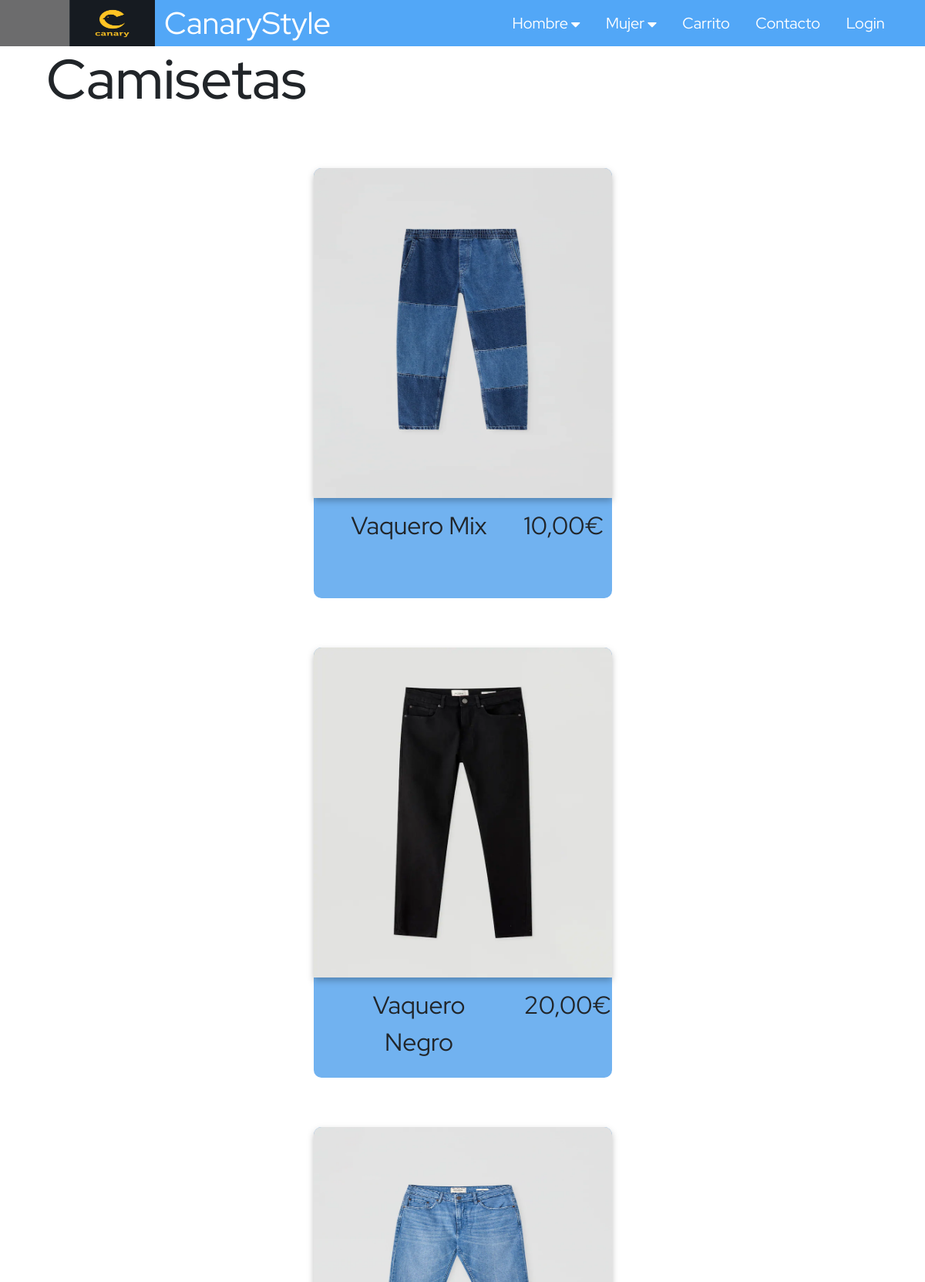
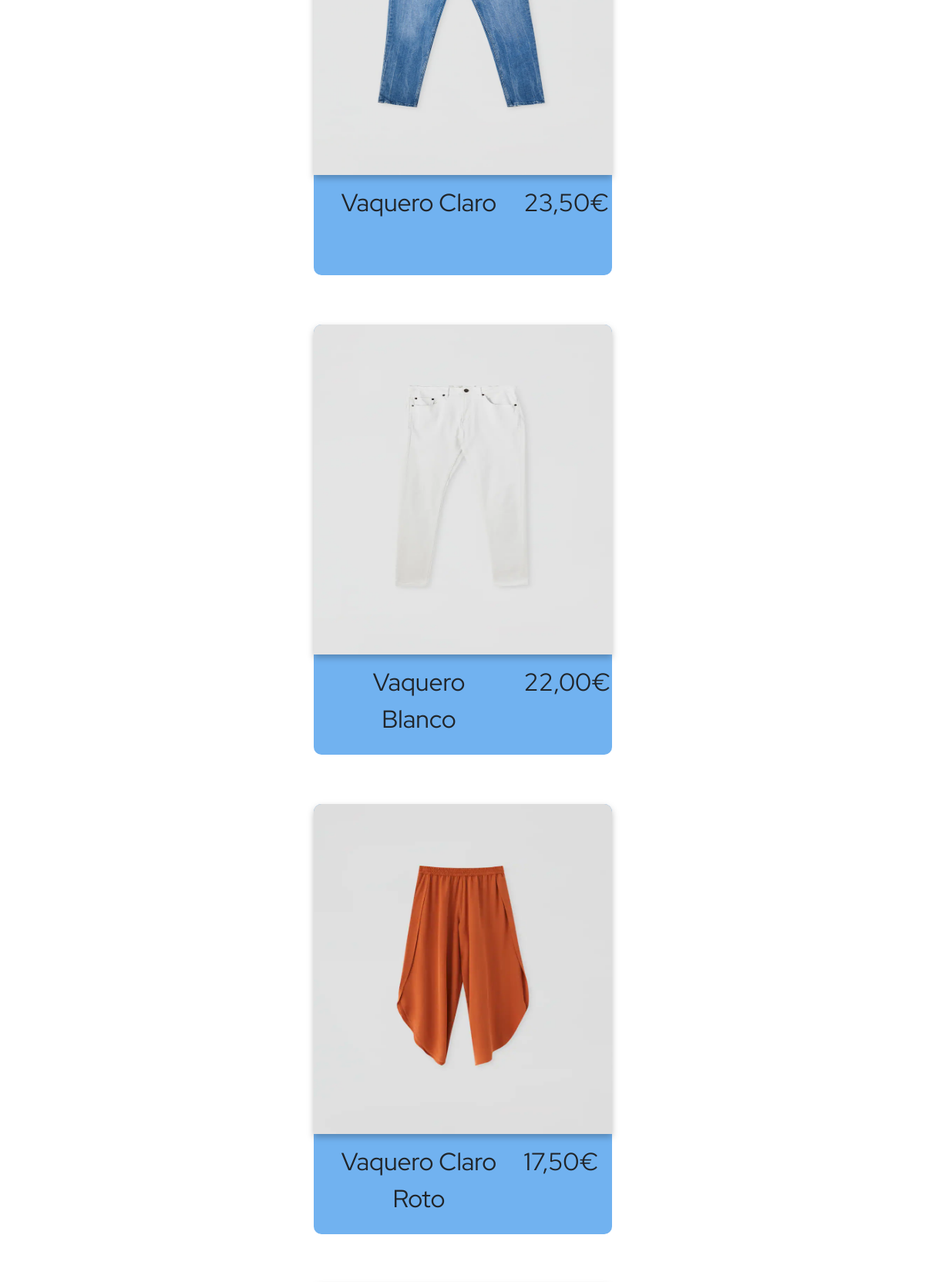
/pantalonesHombre.php (upper part), run on the app's committed database (2 pictures, top to bottom).
### tables this page shows
CREATE TABLE "articulos" (
	"id"	INTEGER,
	"nombre"	NVARCHAR(200) DEFAULT '',
	"precio"	NVARCHAR(200) DEFAULT '',
	"tipo"	INTEGER,
	"imagen"	BLOB,
	PRIMARY KEY("id")
);

### data-access.class.php (called while the page is built, shortened)
<?php
class DB{
    private static $connection=null;
    public static function get(){
        if(self::$connection === null){
            self::$connection = new PDO('sqlite:basedatos.db');
            self::$connection->exec('PRAGMA foreign_keys = ON;');
            self::$connection->exec('PRAGMA encoding="UTF-8";');
            self::$connection->setAttribute(PDO::ATTR_ERRMODE, PDO::ERRMODE_EXCEPTION);
        }
        return self::$connection;
    }
    public static function execute_sql($sql,$parms=null){
        try {
            $db = self::get();
            $ints= $db->prepare ( $sql );
            if ($ints->execute($parms)) {
                return $ints;
            }
        }
        catch (PDOException $e) {
            echo '<h3>Error en al DB: ' . $e->getMessage() . '</h3>';
        }
        return false;
    }
}

### pantalonesHombre.php (the view, shortened to what this page needs)
<?php
include_once 'presentation.class.php';
include_once 'data-access.class.php';
echo '
<html lang="en">
<head>
    <meta charset="UTF-8">
    <link rel="stylesheet" href="https://stackpath.bootstrapcdn.com/bootstrap/4.3.1/css/bootstrap.min.css">
    <link href="https://fonts.googleapis.com/css2?family=Red+Hat+Display&display=swap" rel="stylesheet">
    <link rel="stylesheet" href="style.css">
    <link rel="stylesheet" href="https://cdnjs.cloudflare.com/ajax/libs/font-awesome/4.7.0/css/font-awesome.min.css">
    <script src="script.js"></script>
    <script src="https://ajax.googleapis.com/ajax/libs/jquery/3.5.1/jquery.min.js"></script>
    <title>CanaryStyle | HOME</title>
</head>
<body>';
$datos = DB::execute_sql('SELECT * FROM articulos WHERE tipo=2');
    echo '<h1 class="camisetastitulo">Camisetas</h1>
        <div class="center-camisetas">
            <div class="camisetas">';
        $count = 1;
        foreach($datos as $camisetashombre){
            echo '<div class="row">
                <div class="col">
                    <div class="main-camiseta" >';
                        echo "<img  src='images/FotosHombres/Pantalones/pantalon{$count}.jpg' alt='camisetas-img1' /> ";
                        echo ' <div class="row marginsetup">
                            <div class="col-8">';
                            echo "<p class='camiseta-title camiseta-text'>{$camisetashombre['nombre']}</p>";
                            echo '</div>
                            <div class="col-4">';
                                echo "<p class='camiseta-price camiseta-text'>{$camisetashombre['precio']}€</p>";
                                echo '
                            </div>
                        </div>
                    </div>
                </div>
            </div>';
            $count++;
        }
        echo'
        </div>
        </div>
    </footer>
    <script>
        var interval;
        var fila = 3;
        function myFunction(x) {
            if (x.matches) { // If media query matches
                fila = 1
                //cargarCatalogo(1,fila)
            } else {
                fila = 2
                getDatos(2,fila)
                //cargarCatalogo(1,fila)
            }
            getDatos(2,fila)
            interval = setInterval(getDatos, 10000, 1,fila)
        }
        function myFunctionY(y) {
            if (y.matches) { // If media query matches
                fila = 0
                //cargarCatalogo(1,fila)
            } else {
                fila = 1
                //cargarCatalogo(1,fila)
            }
            getDatos(2,fila)
            interval = setInterval(getDatos, 10,1,fila)
        }
        var x = window.matchMedia("(min-width : 890px) and (max-width : 1310px)")
        var y = window.matchMedia("(max-width: 889px)")
        myFunction(x) // Call listener function at run time
        x.addListener(myFunction) // Attach listener function on state changes
        myFunctionY(y)
        y.addListener(myFunctionY)
    </script>
</body>
</html>';

### style.css (style rules this page uses)
body { margin: 0; font-family: 'Red Hat Display', sans-serif!important; font-style: normal; font-weight: normal; }
.camisetastitulo { font-family: 'Red Hat Display', sans-serif; font-size: 72px; margin-left: 5%; }
.camisetas { font-family: 'Red Hat Display', sans-serif; }
.main-camiseta { width: 387px; height: 558px; background: #71b2f0; border-radius: 10px; margin-top: 1em; }
.main-camiseta > img { width: 387px; height: 428px; left: 203px; top: 301px; filter: drop-shadow(0px 4px 4px rgba(0, 0, 0, 0.25)); border-top-left-radius: 10px; border-top-right-radius: 10px; }
.camiseta-text { font-size: 32px; margin-top: 12px; }
.camiseta-title { margin-left: 0.5em; }
.camiseta-price { margin-right: 1em; }
.marginsetup { margin: 0; }
.marginsetup > div { margin: 0 0 0 0; }
.center-camisetas { display: flex; justify-content: center; }
.col { margin-top: 3em; text-align: center; }

### data on the page
articulos: shows a picture, nombre "Vaquero Mix", precio "10,00"
articulos: shows a picture, nombre "Vaquero Negro", precio "20,00"
articulos: shows a picture, nombre "Vaquero Claro", precio "23,50"
articulos: shows a picture, nombre "Vaquero Blanco", precio "22,00"
articulos: shows a picture, nombre "Vaquero Claro Roto", precio "17,50"
